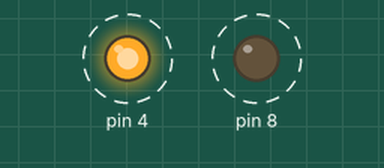
Recording of a sketch running on a simulated Arduino Uno, built with avr-gcc and run on an emulated ATmega328P. Parts: output pins drawn as LEDs (lit = HIGH). Dashed ring = blinking.

Above: at 0.2 s.
Timing chart, 0 to 3.0 s (numbered marks = the images above):
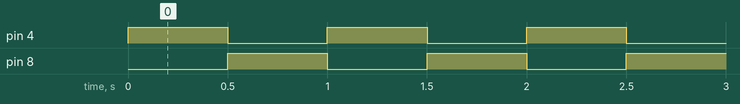

Measured:
- by itself, pin 4, pin 8: alternates HIGH for 0.50 s and LOW for 0.50 s

The sketch:

0003-changing-leds.ino
```cpp
// create a "variable" to store data
int delayTime = 500;

void setup() {

  // set the left and right LED pin as output
  pinMode(4, OUTPUT);
  pinMode(8, OUTPUT);
}

void loop() {

  // turn left LED on, right LED off, then wait
  digitalWrite(4, HIGH);
  digitalWrite(8, LOW);
  delay(delayTime);

  // and the other way
  digitalWrite(4, LOW);
  digitalWrite(8, HIGH);
  delay(delayTime);
}
```
